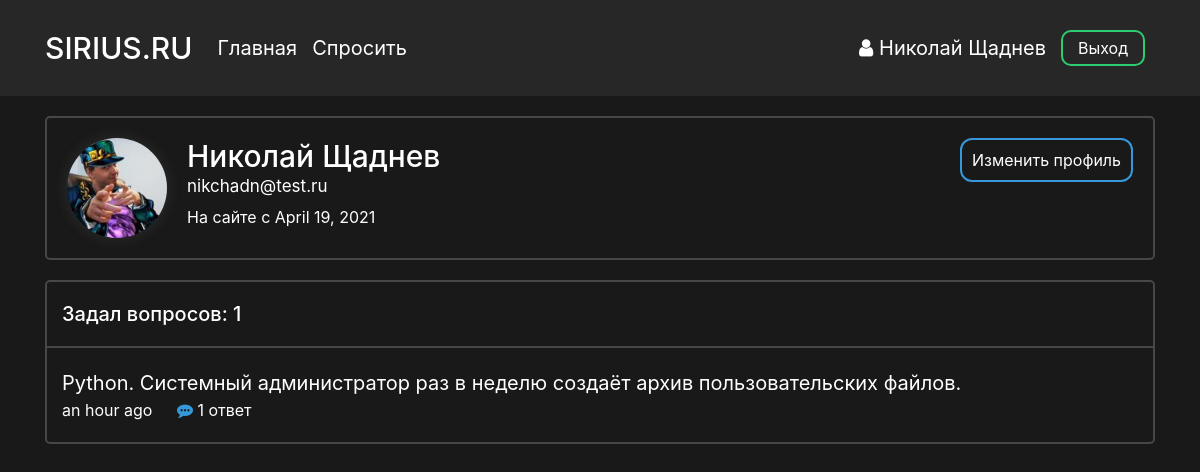
Screenshot of /profile/1 (signed in) with the database file from the repository.
### data/users.py (models this page shows, shortened)
class User(SqlAlchemyBase, UserMixin):
    __tablename__ = 'users'
    id = sqlalchemy.Column(sqlalchemy.Integer,
                           primary_key=True, autoincrement=True)
    surname = sqlalchemy.Column(sqlalchemy.String, nullable=True)
    name = sqlalchemy.Column(sqlalchemy.String, nullable=True)
    image_file = sqlalchemy.Column(sqlalchemy.String, nullable=False, default='default.jpg')
    age = sqlalchemy.Column(sqlalchemy.Integer, nullable=True)
    country = sqlalchemy.Column(sqlalchemy.String, nullable=True)
    city = sqlalchemy.Column(sqlalchemy.String, nullable=True)
    email = sqlalchemy.Column(sqlalchemy.String,
                              index=True, unique=True, nullable=True)
    hashed_password = sqlalchemy.Column(sqlalchemy.String, nullable=True)
    registration_date = sqlalchemy.Column(sqlalchemy.DateTime,
                                      default=datetime.datetime.utcnow)
    def get_questions(self):
        from .db_session import create_session
        from .questions import Question
        db_sess = create_session()
        questions = db_sess.query(Question).filter(Question.user_id == self.id).all()
        return questions

### data/questions.py (models this page shows)
class Question(SqlAlchemyBase):
    __tablename__ = 'questions'
    id = sqlalchemy.Column(sqlalchemy.Integer,
                           primary_key=True, autoincrement=True)
    title = sqlalchemy.Column(sqlalchemy.String)
    text = sqlalchemy.Column(sqlalchemy.String)
    user_id = sqlalchemy.Column(sqlalchemy.Integer,
                                sqlalchemy.ForeignKey("users.id"))
    user = orm.relation('User')
    created_date = sqlalchemy.Column(sqlalchemy.DateTime,
                                      default=datetime.datetime.utcnow)
    def get_answers(self):
        from data import db_session
        db_sess = db_session.create_session()
        answers= db_sess.query(Answer).filter(Answer.question_id == self.id).all()
        return answers
    @staticmethod
    def correct_form(number:int):
        if number % 10 == 1:
            return 'ответ'
        elif 2 <= number % 10 <= 4:
            return 'ответа'
        else:
            print('zxc')
            return 'ответов'

### main.py (the view, shortened to what this page needs)
@app.route("/profile/<int:profile_id>", methods=["GET", "POST"])
def profile_page(profile_id):
    form = UpdateProfileForm()
    db_sess = db_session.create_session()
    return render_template("profile.html", user=load_user(profile_id), form=form)

### data/db_session.py (called while the page is built)
def create_session() -> Session:
    global __factory
    return __factory()

### main.py (called while the page is built)
@manager.user_loader
def load_user(user_id):
    db_sess = db_session.create_session()
    user = db_sess.query(User).filter(User.id == user_id).first()
    return user

### templates/profile.html (shortened to what this page needs)
<head>
    <link rel="stylesheet" type="text/css" href="{{ url_for('static', filename='css/profile.css')}}">
</head>
{% extends "base.html" %}
{% block content %}
<div class="profile-block">
        <div class="profile-info">
            <img src="{{ url_for('static', filename='images/profile_pics/' + user.image_file) }}" alt="" class="profile_picture">
            <div class="info">
                <h3 class="name">{{ user.name }} {{ user.surname}}</h3>
                <p class="email">{{ user.email }}</p>
                <p class="registration-date">На сайте с {{ moment(user.registration_date).format('LL') }}</p>
            </div>
            {% if current_user %}
                {% if current_user.id == user.id %}
                    <a class="info-update-btn" data-toggle="collapse" href="#info-update" role="button" aria-expanded="false" aria-controls="info-update">
                        Изменить профиль
                    </a>
                {% endif %}
             {% endif %}
        </div>
    </div>
<div class="user-questions">
    {% set questions = user.get_questions() %}
    <div class="question-count-wrapper">
        <div class="question-count">
            <h5 class="counter">Задал вопросов: {{ questions|length }}</h5>
        </div>
    </div>
    <div class="questions">
        {% for item in questions %}
            <div class="question-block-wrapper">
                <div class="question-block">
                    <p class="question-title"><a href="{{ url_for('question_page', question_id = item.id) }}">{{ item.title }}</a></p>
                    <p class="created_time">{{ moment(item.created_date).fromNow(refresh=True) }}</p>
                    <p class="answers">
                        {% set answer_count = item.get_answers()|length %}
                        {% if answer_count == 0 %}
                        <a href="{{ url_for('question_page', question_id = item.id) }}#text">
                            <i class="fa fa-commenting answer-icon" aria-hidden="true"></i>
                            Ответить
                        </a>
                        {% else %}
                        <a href="{{ url_for('question_page', question_id = item.id) }}#text">
                            <i class="fa fa-commenting answer-icon" aria-hidden="true"></i>
                            {{ answer_count }} {{ item.correct_form(answer_count) }}
                        </a>
                        {% endif %}
                    </p>
                </div>
            </div>
        {% endfor %}
    </div>
</div>
{% endblock %}

### templates/base.html (shortened to what this page needs)
<!doctype html>
<html lang="ru">
<head>
    <link rel="stylesheet"
          href="https://stackpath.bootstrapcdn.com/bootstrap/4.4.1/css/bootstrap.min.css"
>
    <link rel="stylesheet" type="text/css" href="{{ url_for('static', filename='css/base.css')}}">
    <link rel="stylesheet" href="https://maxcdn.bootstrapcdn.com/font-awesome/4.5.0/css/font-awesome.min.css">
</head>
<body>
    <header>
        <div class="container">
            <nav class="navbar header">
                <div class="nav_left">
                    <a class="navbar-brand nav_logo" href="{{ url_for('main_page') }}">SIRIUS.RU</a>
                    <a class="navbar-brand nav_item" href="{{ url_for('main_page') }}">Главная</a>
                    <a class="navbar-brand nav_item" href="{{ url_for('ask_question_page') }}">Спросить</a>
                </div>
                <div class="nav_right">
                    {% if current_user %}
                        {% if current_user.is_authenticated %}
                            <a class="profile nav_item" href="{{ url_for('profile_page', profile_id = current_user.id) }}">
                                <i class="fa fa-user" aria-hidden="true"></i> {{ current_user.name }} {{current_user.surname }}
                            </a>
                            <a class="nav_item nav_btn" href="{{ url_for('logout') }}">Выход</a>
                        {% else %}
                            <a class="nav_item nav_btn" href="{{ url_for('login') }}">Войти</a>
                            <a class="nav_item nav_btn" href="{{ url_for('reqister') }}">Зарегистрироваться</a>
                        {% endif %}
                    {% endif %}
                </div>
            </nav>
        </div>
    </header>
    <main role="main" class="container">
        {% block content %}{% endblock %}
    </main>
</body>
</html>

### static/css/profile.css (style rules this page uses)
.profile-block, .user-questions { border: 2px solid rgba(255, 255, 255, 0.2); border-radius: 5px; -webkit-background-clip: padding-box; background-clip: padding-box; }
.profile-block { margin-bottom: 20px; }
.profile-info { padding: 20px; display: flex; align-items: flex-start; position: relative; }
.info-update-btn { position: absolute; right: 20px; color:#FFF; line-height:40px; padding: 0 10px; display:block; border:2px solid #3498db; border-radius: 12px; text-align: center; }
.profile_picture { width: 100px; border-radius: 50%; margin-right: 20px; -webkit-box-shadow: 0px 0px 15px 0px rgba(150, 150, 150, 0.17); -moz-box-shadow: 0px 0px 15px 0px rgba(150, 150, 150, 0.17); box-shadow: 0px 0px 15px 0px rgba(150, 150, 150, 0.17); }
.info { display: inline-flex; flex-flow: column; }
.name { font-size: 30px; display: inline; margin: 0; }
.email { font-size: 17px; display: inline; margin-bottom: 5px; }
.user-questions { margin-bottom: 15px; }
.question-count { padding: 20px 15px; }
.counter { margin: 0; }
.question-block-wrapper:after, .question-block-wrapper:first-child:before { content: ''; display: block; height: 2px; background: rgba(255, 255, 255, 0.2); margin: 0px }
.question-block-wrapper:last-child:after { content: none; }
.question-block { padding: 20px 15px; }
.question-title { font-size: 20px; }
.created_time { display: inline; margin-right: 20px }
.answers { display: inline; }
.answer-icon { color: #3498db; }

### static/css/base.css (style rules this page uses)
html { color: #ffffff }
body { background-color: #191919 !important; color: #ffffff; overflow-y: scroll; }
a { color: #ffffff; }
p { margin: 0px; }
header { background-color: #272727; color: #ffffff; }
.header { display: flex; justify-content: space-between; vertical-align: middle; margin-bottom: 20px; padding: 10px 0; }
.nav_left, .nav_right { display: flex; flex-direction: row; flex-wrap: nowrap; justify-content: center; align-items: center; align-content: center; }
.nav_logo { font-size: 30px; font-weight: 500; margin-right: 25px }
.nav_item { display: inline-block; margin-right: 15px; transition: 0.15s; }
.profile { font-size: 20px; }
.nav_btn { border-radius: 10px; outline: none; border: 2px solid #2ecc71; background: none; display: block; margin: 20px auto; margin-right: 10px; padding: 4px 15px; text-align: center; color: white; transition: 0.25s; cursor: pointer; }

### rows the page displays
User: name "Николай", surname "Щаднев", image_file (picture), email "nikchadn@test.ru", registration_date "April 19, 2021"
Question: title "Python. Системный администратор раз в неделю создаёт архив пользовательских файлов.", created_date "an hour ago", answer_count "1", correct_form "ответ"

### other values shown
{{ questions|length }} "1"
